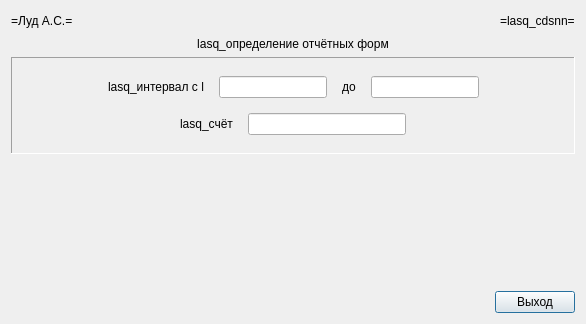
<?xml version="1.0" encoding="UTF-8"?>
<ui version="4.0">
 <class>lasq_cdsff</class>
 <widget class="QDialog" name="lasq_cdsff">
  <property name="windowModality">
   <enum>Qt::ApplicationModal</enum>
  </property>
  <property name="geometry">
   <rect>
    <x>0</x>
    <y>0</y>
    <width>586</width>
    <height>324</height>
   </rect>
  </property>
  <property name="windowTitle">
   <string>lasq_cdsff</string>
  </property>
  <layout class="QVBoxLayout" name="verticalLayout">
   <item>
    <layout class="QHBoxLayout" name="horizontalLayout">
     <item>
      <widget class="QLabel" name="lasq_cdsff_xxlas_l">
       <property name="text">
        <string>=Луд А.С.=</string>
       </property>
      </widget>
     </item>
     <item>
      <spacer name="horizontalSpacer">
       <property name="orientation">
        <enum>Qt::Horizontal</enum>
       </property>
       <property name="sizeHint" stdset="0">
        <size>
         <width>40</width>
         <height>20</height>
        </size>
       </property>
      </spacer>
     </item>
     <item>
      <widget class="QLabel" name="lasq_cdsff_xxprg_l">
       <property name="text">
        <string>=lasq_cdsnn=</string>
       </property>
      </widget>
     </item>
    </layout>
   </item>
   <item>
    <widget class="QLabel" name="lasq_cdsff_xxtitle_l">
     <property name="text">
      <string>lasq_определение отчётных форм</string>
     </property>
     <property name="alignment">
      <set>Qt::AlignCenter</set>
     </property>
    </widget>
   </item>
   <item>
    <widget class="QFrame" name="lasq_cdsff_1_b">
     <property name="frameShape">
      <enum>QFrame::Panel</enum>
     </property>
     <property name="frameShadow">
      <enum>QFrame::Sunken</enum>
     </property>
     <property name="lineWidth">
      <number>1</number>
     </property>
     <property name="midLineWidth">
      <number>1</number>
     </property>
     <layout class="QVBoxLayout" name="verticalLayout_2">
      <property name="spacing">
       <number>15</number>
      </property>
      <property name="topMargin">
       <number>18</number>
      </property>
      <property name="bottomMargin">
       <number>18</number>
      </property>
      <item>
       <layout class="QHBoxLayout" name="horizontalLayout_3">
        <item>
         <spacer name="horizontalSpacer_3">
          <property name="orientation">
           <enum>Qt::Horizontal</enum>
          </property>
          <property name="sizeHint" stdset="0">
           <size>
            <width>40</width>
            <height>20</height>
           </size>
          </property>
         </spacer>
        </item>
        <item>
         <widget class="QLabel" name="lasq_cdsff_datas_l">
          <property name="text">
           <string>lasq_интервал с l</string>
          </property>
          <property name="alignment">
           <set>Qt::AlignCenter</set>
          </property>
         </widget>
        </item>
        <item>
         <widget class="QLineEdit" name="lasq_cdsff_datas_e"/>
        </item>
        <item>
         <widget class="QLabel" name="lasq_cdsff_datad_l">
          <property name="text">
           <string>до</string>
          </property>
          <property name="alignment">
           <set>Qt::AlignCenter</set>
          </property>
         </widget>
        </item>
        <item>
         <widget class="QLineEdit" name="lasq_cdsff_datad_e"/>
        </item>
        <item>
         <spacer name="horizontalSpacer_4">
          <property name="orientation">
           <enum>Qt::Horizontal</enum>
          </property>
          <property name="sizeHint" stdset="0">
           <size>
            <width>40</width>
            <height>20</height>
           </size>
          </property>
         </spacer>
        </item>
       </layout>
      </item>
      <item>
       <layout class="QHBoxLayout" name="horizontalLayout_4">
        <item>
         <spacer name="horizontalSpacer_5">
          <property name="orientation">
           <enum>Qt::Horizontal</enum>
          </property>
          <property name="sizeHint" stdset="0">
           <size>
            <width>40</width>
            <height>20</height>
           </size>
          </property>
         </spacer>
        </item>
        <item>
         <widget class="QLabel" name="lasq_cdsff_s_l">
          <property name="text">
           <string>lasq_счёт</string>
          </property>
          <property name="alignment">
           <set>Qt::AlignCenter</set>
          </property>
         </widget>
        </item>
        <item>
         <widget class="QLineEdit" name="lasq_cdsff_s_e"/>
        </item>
        <item>
         <spacer name="horizontalSpacer_6">
          <property name="orientation">
           <enum>Qt::Horizontal</enum>
          </property>
          <property name="sizeHint" stdset="0">
           <size>
            <width>40</width>
            <height>20</height>
           </size>
          </property>
         </spacer>
        </item>
       </layout>
      </item>
     </layout>
    </widget>
   </item>
   <item>
    <spacer name="verticalSpacer_2">
     <property name="orientation">
      <enum>Qt::Vertical</enum>
     </property>
     <property name="sizeHint" stdset="0">
      <size>
       <width>20</width>
       <height>155</height>
      </size>
     </property>
    </spacer>
   </item>
   <item>
    <layout class="QHBoxLayout" name="horizontalLayout_2">
     <item>
      <spacer name="horizontalSpacer_2">
       <property name="orientation">
        <enum>Qt::Horizontal</enum>
       </property>
       <property name="sizeHint" stdset="0">
        <size>
         <width>40</width>
         <height>20</height>
        </size>
       </property>
      </spacer>
     </item>
     <item>
      <widget class="QPushButton" name="lasq_cdsff_exit_c">
       <property name="text">
        <string>Выход</string>
       </property>
      </widget>
     </item>
    </layout>
   </item>
  </layout>
 </widget>
 <tabstops>
  <tabstop>lasq_cdsff_datas_e</tabstop>
  <tabstop>lasq_cdsff_datad_e</tabstop>
  <tabstop>lasq_cdsff_s_e</tabstop>
  <tabstop>lasq_cdsff_exit_c</tabstop>
 </tabstops>
 <resources/>
 <connections/>
</ui>
